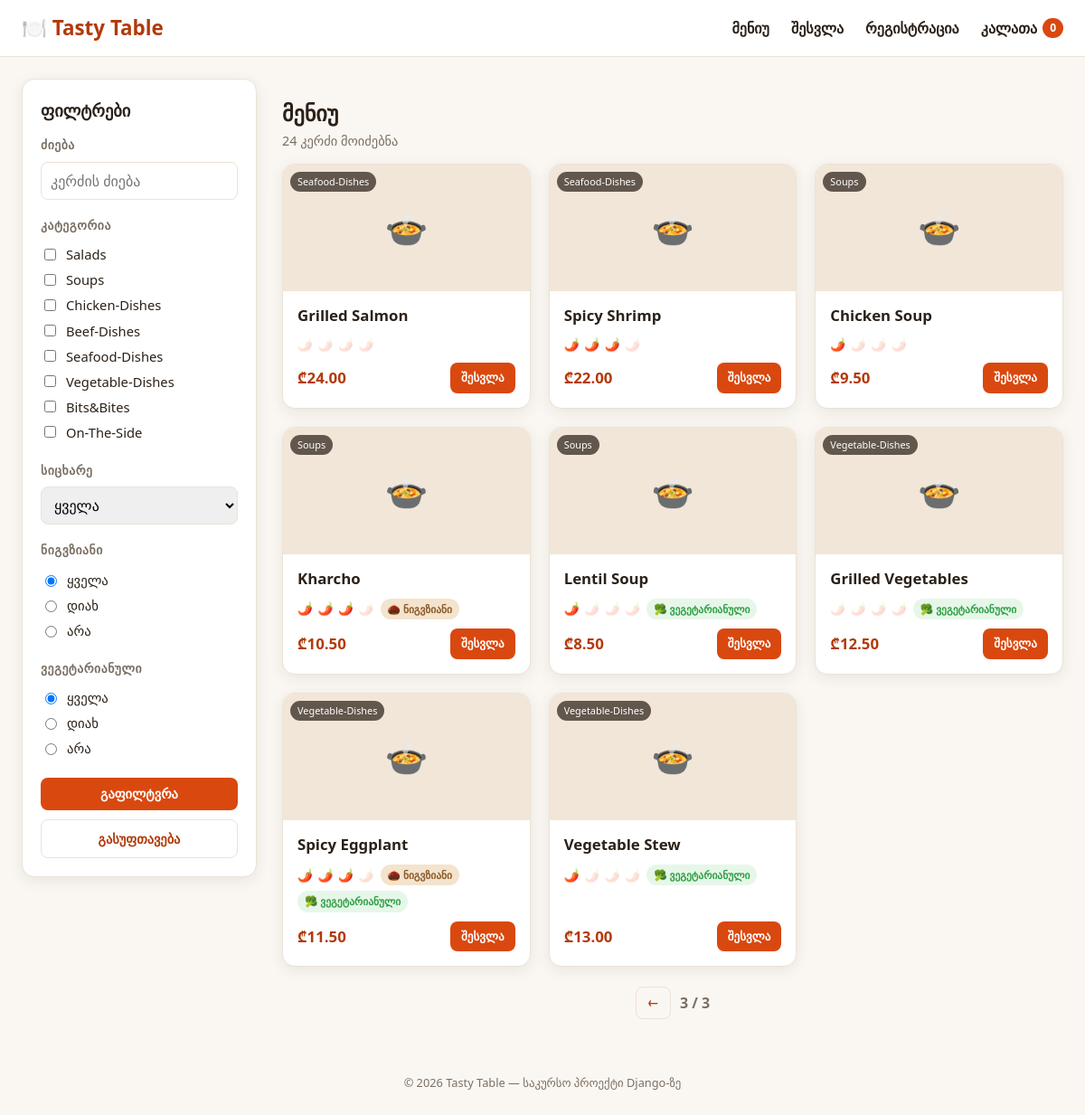
The app's page /?page=3, older data.
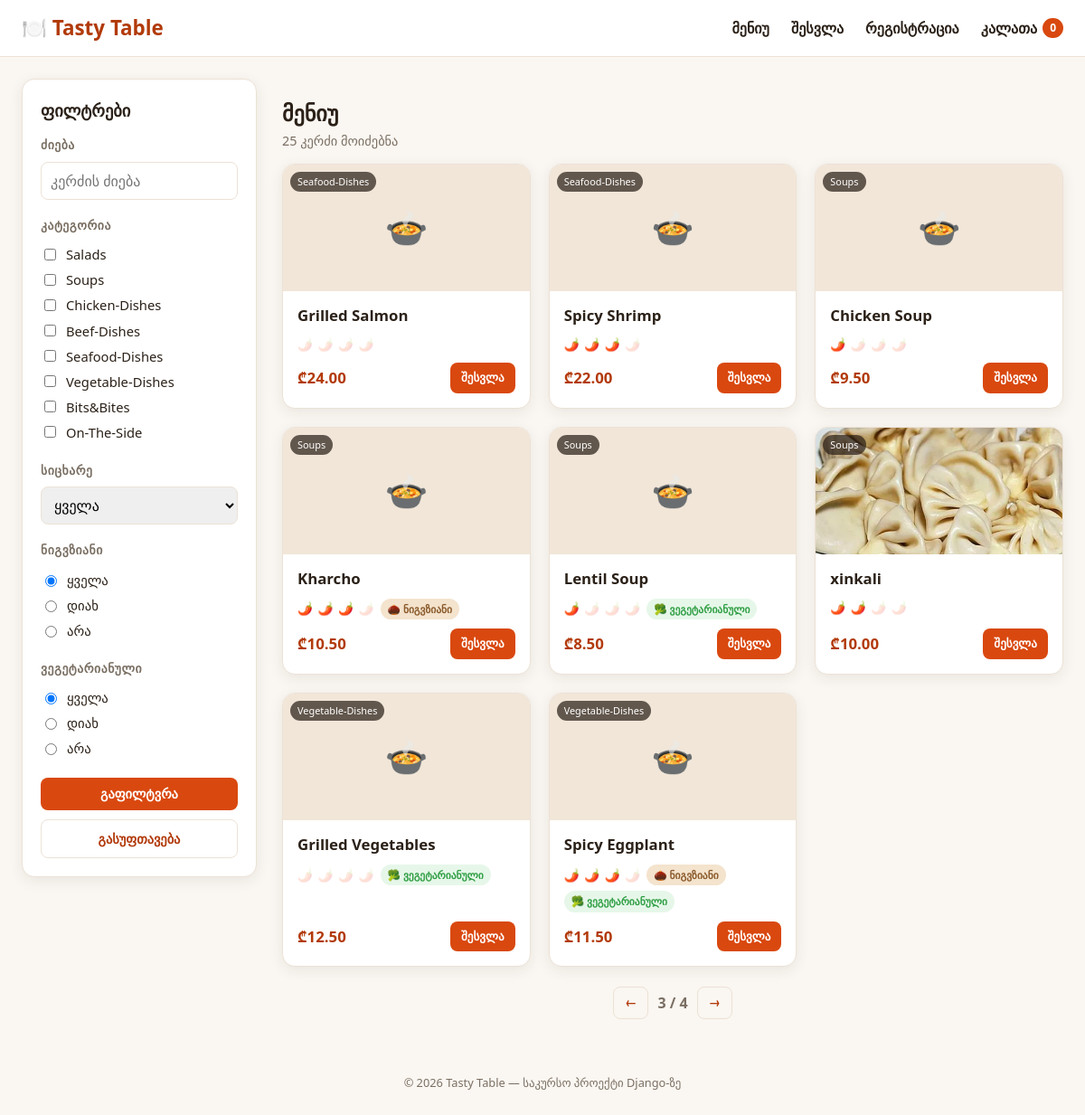
The same page, newer data.
### menu/models.py (models this page shows, shortened)
class Dish(models.Model):
    SPICE_LEVEL_CHOICES = [
        (0, '0 - არ არის ცხარე'),
        (1, '1 - ოდნავ ცხარე'),
        (2, '2 - საშუალოდ ცხარე'),
        (3, '3 - ცხარე'),
        (4, '4 - ძალიან ცხარე'),
    ]
    class Category(models.TextChoices):
        SALADS = 'Salads', 'Salads'
        SOUPS = 'Soups', 'Soups'
        CHICKEN = 'Chicken-Dishes', 'Chicken-Dishes'
        BEEF = 'Beef-Dishes', 'Beef-Dishes'
        SEAFOOD = 'Seafood-Dishes', 'Seafood-Dishes'
        VEGETABLE = 'Vegetable-Dishes', 'Vegetable-Dishes'
        BITS_BITES = 'Bits&Bites', 'Bits&Bites'
        ON_THE_SIDE = 'On-The-Side', 'On-The-Side'
    name = models.CharField('დასახელება', max_length=150)
    category = models.CharField('კატეგორია', max_length=30, choices=Category.choices)
    image = models.ImageField('სურათი', upload_to='dishes/', blank=True, null=True)
    spice_level = models.PositiveSmallIntegerField(
        'სიცხარის მაჩვენებელი',
        choices=SPICE_LEVEL_CHOICES,
        validators=[MinValueValidator(0), MaxValueValidator(4)],
        default=0,
    )
    has_walnuts = models.BooleanField('ნიგვზიანია', default=False)
    is_vegetarian = models.BooleanField('ვეგეტარიანულია', default=False)
    price = models.DecimalField('ფასი', max_digits=6, decimal_places=2)
    description = models.TextField('აღწერა', blank=True)
    class Meta:
        verbose_name = 'კერძი'
        verbose_name_plural = 'კერძები'
        ordering = ['category', 'name']

### menu/views.py (the view, shortened to what this page needs)
# urls.py: path('', views.dish_list, name='dish_list'),
def dish_list(request):
    dishes = Dish.objects.all()
    search_query = request.GET.get('q', '').strip()
    if search_query:
        dishes = dishes.filter(Q(name__icontains=search_query) | Q(description__icontains=search_query))
    selected_categories = request.GET.getlist('category')
    if selected_categories:
        dishes = dishes.filter(category__in=selected_categories)
    max_spice = request.GET.get('max_spice')
    walnuts = request.GET.get('walnuts')  # 'yes' / 'no' / None (ყველა)
    if walnuts == 'yes':
        dishes = dishes.filter(has_walnuts=True)
    elif walnuts == 'no':
        dishes = dishes.filter(has_walnuts=False)
    vegetarian = request.GET.get('vegetarian')  # 'yes' / 'no' / None (ყველა)
    if vegetarian == 'yes':
        dishes = dishes.filter(is_vegetarian=True)
    elif vegetarian == 'no':
        dishes = dishes.filter(is_vegetarian=False)
    paginator = Paginator(dishes, 8)
    page_obj = paginator.get_page(request.GET.get('page'))
    context = {
        'dishes': page_obj,
        'page_obj': page_obj,
        'search_query': search_query,
        'categories': Dish.Category.choices,
        'selected_categories': selected_categories,
        'max_spice': max_spice if max_spice not in (None, '') else '',
        'walnuts': walnuts or '',
        'vegetarian': vegetarian or '',
        'spice_levels': Dish.SPICE_LEVEL_CHOICES,
        'spice_slots': range(1, 5),
        'cart_count': len(Cart(request)),
    }
    return render(request, 'menu/dish_list.html', context)

### menu/cart.py (called while the page is built)
    def __len__(self):
        return sum(self.cart.values())

### menu/templates/menu/dish_list.html (shortened to what this page needs)
{% extends 'menu/base.html' %}
{% load static %}
{% block content %}
<div class="layout">
    <aside class="filters">
        <form method="get" class="filter-form">
            <h2>ფილტრები</h2>
            <div class="filter-group">
                <h3>ძიება</h3>
                <input type="search" name="q" value="{{ search_query }}" placeholder="კერძის ძიება" class="search-input">
            </div>
            <div class="filter-group">
                <h3>კატეგორია</h3>
                {% for value, label in categories %}
                    <label class="checkbox-row">
                        <input type="checkbox" name="category" value="{{ value }}"
                            {% if value in selected_categories %}checked{% endif %}>
                        {{ label }}
                    </label>
                {% endfor %}
            </div>
            <div class="filter-group">
                <h3>სიცხარე</h3>
                <select name="max_spice">
                    <option value="">ყველა</option>
                </select>
            </div>
            <div class="filter-group">
                <h3>ნიგვზიანი</h3>
                <label class="radio-row"><input type="radio" name="walnuts" value="" {% if walnuts == '' %}checked{% endif %}> ყველა</label>
                <label class="radio-row"><input type="radio" name="walnuts" value="yes" {% if walnuts == 'yes' %}checked{% endif %}> დიახ</label>
                <label class="radio-row"><input type="radio" name="walnuts" value="no" {% if walnuts == 'no' %}checked{% endif %}> არა</label>
            </div>
            <div class="filter-group">
                <h3>ვეგეტარიანული</h3>
                <label class="radio-row"><input type="radio" name="vegetarian" value="" {% if vegetarian == '' %}checked{% endif %}> ყველა</label>
                <label class="radio-row"><input type="radio" name="vegetarian" value="yes" {% if vegetarian == 'yes' %}checked{% endif %}> დიახ</label>
                <label class="radio-row"><input type="radio" name="vegetarian" value="no" {% if vegetarian == 'no' %}checked{% endif %}> არა</label>
            </div>
            <div class="filter-actions">
                <button type="submit" class="btn btn-primary">გაფილტვრა</button>
                <a href="{% url 'dish_list' %}" class="btn btn-ghost">გასუფთავება</a>
            </div>
        </form>
    </aside>
    <section class="dish-grid-wrap">
        <h1>მენიუ</h1>
        <p class="results-count">{{ page_obj.paginator.count }} კერძი მოიძებნა</p>
        <div class="dish-grid">
            {% for dish in dishes %}
            <article class="dish-card">
                <div class="dish-image">
                    {% if dish.image %}
                        <img src="{{ dish.image.url }}" alt="{{ dish.name }}">
                    {% else %}
                        <div class="dish-image-placeholder">🍲</div>
                    {% endif %}
                    <span class="category-tag">{{ dish.get_category_display }}</span>
                </div>
                <div class="dish-body">
                    <h3 class="dish-name">{{ dish.name }}</h3>
                    <div class="dish-attrs">
                        <span class="attr spice" title="სიცხარე {{ dish.spice_level }}/4">
                            {% for i in spice_slots %}
                                {% if i <= dish.spice_level %}🌶️{% else %}<span class="chili-off">🌶️</span>{% endif %}
                            {% endfor %}
                        </span>
                        {% if dish.has_walnuts %}
                            <span class="attr pill walnut">🌰 ნიგვზიანი</span>
                        {% endif %}
                        {% if dish.is_vegetarian %}
                            <span class="attr pill veg">🥦 ვეგეტარიანული</span>
                        {% endif %}
                    </div>
                    <div class="dish-footer">
                        <span class="price">₾{{ dish.price }}</span>
                        {% if user.is_authenticated %}
                            <form method="post" action="{% url 'add_to_cart' dish.id %}">
                                {% csrf_token %}
                                <button type="submit" class="btn btn-primary btn-sm">კალათაში დამატება</button>
                            </form>
                        {% else %}
                            <a href="{% url 'login' %}?next={{ request.get_full_path|urlencode }}" class="btn btn-primary btn-sm">შესვლა</a>
                        {% endif %}
                    </div>
                </div>
            </article>
            {% empty %}
                <p class="empty-state">ამ ფილტრებით კერძი ვერ მოიძებნა. სცადეთ სხვა კომბინაცია.</p>
            {% endfor %}
        </div>
        {% if page_obj.paginator.num_pages > 1 %}
        <nav class="pagination">
            {% if page_obj.has_previous %}
                <a class="btn btn-ghost btn-sm" href="?page={{ page_obj.previous_page_number }}">←</a>
            {% endif %}
            <span class="page-indicator">{{ page_obj.number }} / {{ page_obj.paginator.num_pages }}</span>
            {% if page_obj.has_next %}
                <a class="btn btn-ghost btn-sm" href="?page={{ page_obj.next_page_number }}">→</a>
            {% endif %}
        </nav>
        {% endif %}
    </section>
</div>
{% endblock %}

### menu/templates/menu/base.html (shortened to what this page needs)
{% load static %}
<!DOCTYPE html>
<html lang="ka">
<head>
    <link rel="stylesheet" href="{% static 'menu/css/style.css' %}?v=2">
</head>
<body>
    <header class="topbar">
        <div class="topbar-inner">
            <a href="{% url 'dish_list' %}" class="brand">🍽️ Tasty&nbsp;Table</a>
            <nav class="nav-links">
                <a href="{% url 'dish_list' %}">მენიუ</a>
                {% if user.is_authenticated %}
                    <a href="{% url 'my_orders' %}">ჩემი შეკვეთები</a>
                    <span class="user-name">{{ user.username }}</span>
                    {% if user.is_staff %}
                        <a href="{% url 'admin:index' %}">ადმინი</a>
                    {% endif %}
                    <form method="post" action="{% url 'logout' %}" class="logout-form">
                        {% csrf_token %}
                        <button type="submit" class="nav-button">გამოსვლა</button>
                    </form>
                {% else %}
                    <a href="{% url 'login' %}">შესვლა</a>
                    <a href="{% url 'register' %}">რეგისტრაცია</a>
                {% endif %}
                <a href="{% url 'cart_detail' %}" class="cart-link">
                    კალათა
                    <span class="cart-badge">{{ cart_count }}</span>
                </a>
            </nav>
        </div>
    </header>
    <main class="page">
        {% block content %}{% endblock %}
    </main>
    <footer class="footer">
        <p>© 2026 Tasty Table &mdash; საკურსო პროექტი Django-ზე</p>
    </footer>
</body>
</html>

Row changes from the older to the newer data that the page shows:
no longer on this page (row unchanged): Dish: category "Vegetable-Dishes", name "Vegetable Stew", spice_level 1 (drawn), is_vegetarian "🥦 ვეგეტარიანული", price "13.00"
added Dish: image (picture), category "Soups", name "xinkali", spice_level 2 (drawn), price "10.00"
Text that changed along with them:
{{ page_obj.paginator.count }}: "24" → "25"
{{ page_obj.paginator.num_pages }}: "3" → "4"
